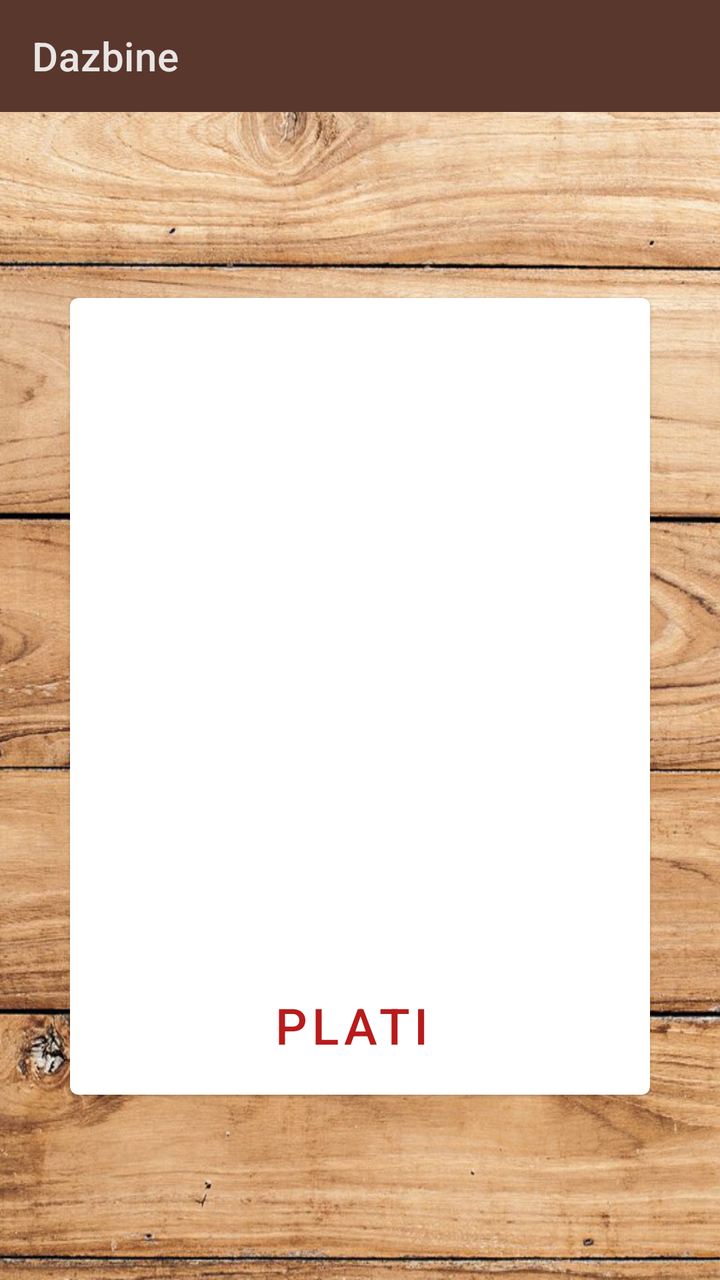
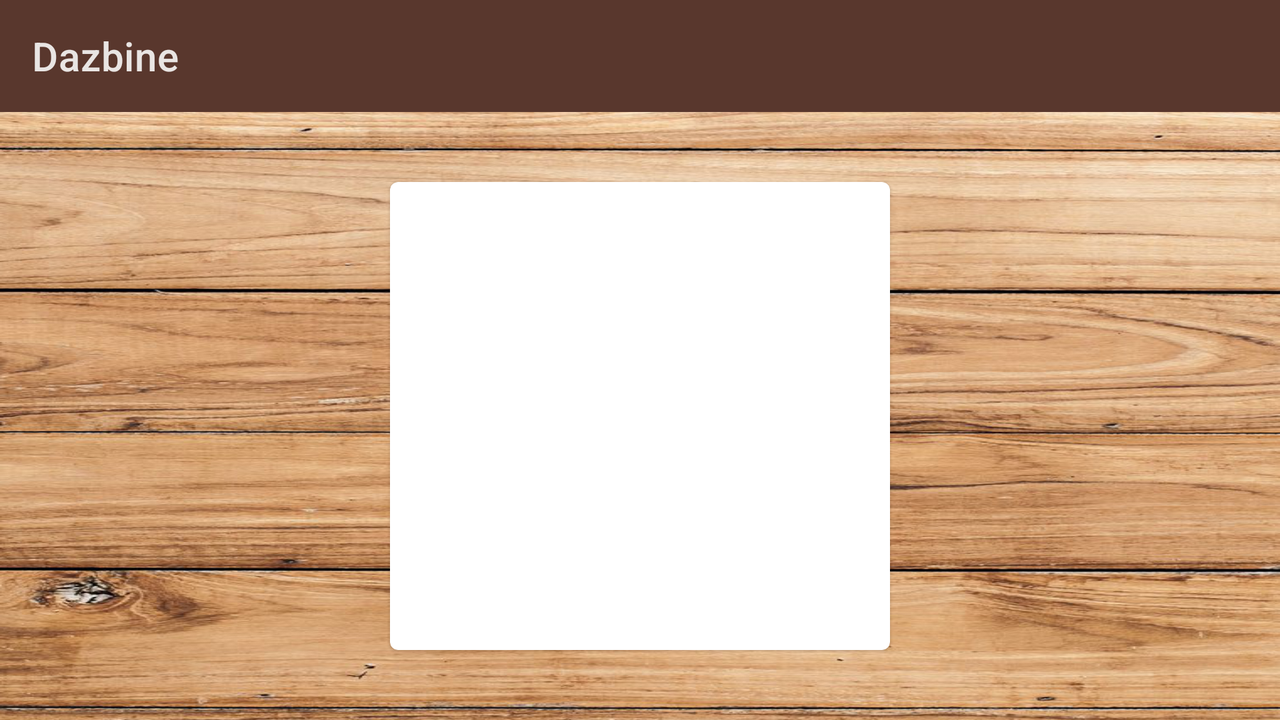

The same Android screen from two of the app's own layout files: first res/layout/ as a phone draws it, then the author's variant for another configuration, drawn on a device whose configuration selects that folder. Both files follow.
<!-- AndroidManifest.xml: application theme Theme.Monopoly -->
<!-- res/layout/fragment_property_pay.xml -->
<?xml version="1.0" encoding="utf-8"?>
<androidx.constraintlayout.widget.ConstraintLayout xmlns:android="http://schemas.android.com/apk/res/android"
    xmlns:tools="http://schemas.android.com/tools"
    android:layout_width="match_parent"
    android:layout_height="match_parent"
    xmlns:app="http://schemas.android.com/apk/res-auto"
    tools:context=".property.PropertyPayFragment"
    android:background="@drawable/backgound"
    >

    <com.google.android.material.appbar.MaterialToolbar
        android:id="@+id/topAppBar"
        android:layout_width="match_parent"
        android:layout_height="?attr/actionBarSize"
        app:title="Dazbine"
        app:navigationIcon="@drawable/outline_arrow_back_24"
        style="@style/Widget.MaterialComponents.Toolbar.Surface"
        android:backgroundTint="#59372D"
        app:layout_constraintTop_toTopOf="parent"
        />

    <com.google.android.material.card.MaterialCardView
        android:id="@+id/card"
        android:layout_width="match_parent"
        android:layout_height="wrap_content"
        android:layout_margin="35dp"
        app:layout_constraintTop_toBottomOf="@id/topAppBar"
        app:layout_constraintBottom_toBottomOf="parent"
        app:cardBackgroundColor="#FFFFFF"
        >

        <LinearLayout
            android:layout_width="match_parent"
            android:layout_height="wrap_content"
            android:orientation="vertical"

            >

            
            <ImageView
                android:id="@+id/posed"
                android:layout_width="match_parent"
                android:layout_height="250dp"
                android:scaleType="fitXY"
                />

            <LinearLayout
                android:layout_width="match_parent"
                android:layout_height="wrap_content"
                android:orientation="vertical"
                android:padding="16dp">



                <LinearLayout
                    android:layout_width="wrap_content"
                    android:layout_height="wrap_content"
                    android:layout_marginTop="25dp"
                    android:layout_gravity="center"
                    >
                    <TextView
                        android:id="@+id/poruka"
                        android:layout_width="wrap_content"
                        android:layout_height="wrap_content"
                        android:textAppearance="?attr/textAppearanceBody1"
                        android:textColor="?android:attr/textColorPrimaryInverse"
                        />

                </LinearLayout>

            </LinearLayout>

            
            <LinearLayout
                android:layout_width="wrap_content"
                android:layout_height="wrap_content"
                android:layout_margin="8dp"
                android:orientation="horizontal"
                android:layout_gravity="center"
                >

                <com.google.android.material.button.MaterialButton
                    android:id="@+id/prodaj"
                    android:layout_width="wrap_content"
                    android:layout_height="wrap_content"
                    android:text="Plati "
                    android:textSize="25sp"
                    style="?attr/borderlessButtonStyle"
                    android:textColor="#B71C1C"
                    />
            </LinearLayout>

        </LinearLayout>

    </com.google.android.material.card.MaterialCardView>



</androidx.constraintlayout.widget.ConstraintLayout>
<!-- resources referenced by this layout -->
<resources>
  <!-- drawable backgound: png bitmap (drawable, 1040275 bytes) -->
  <style name="Theme.Monopoly" parent="Theme.MaterialComponents.NoActionBar">
          
          <item name="colorPrimary">@color/purple_500</item>
          <item name="colorPrimaryVariant">@color/purple_700</item>
          <item name="colorOnPrimary">@color/white</item>
          
          <item name="colorSecondary">@color/teal_200</item>
          <item name="colorSecondaryVariant">@color/teal_700</item>
          <item name="colorOnSecondary">@color/black</item>
          
          <item name="android:statusBarColor" tools:targetApi="l">?attr/colorPrimaryVariant</item>
          
      </style>
  <color name="purple_500">#FF6200EE</color>
  <color name="purple_700">#FF3700B3</color>
  <color name="white">#FFFFFFFF</color>
  <color name="teal_200">#FF03DAC5</color>
  <color name="teal_700">#FF018786</color>
  <color name="black">#FF000000</color>
</resources>
<!-- res/layout-land/fragment_property_pay.xml (the author's variant of the layout above) -->
<!-- drawn on the phone turned sideways -->
<?xml version="1.0" encoding="utf-8"?>
<androidx.constraintlayout.widget.ConstraintLayout xmlns:android="http://schemas.android.com/apk/res/android"
    xmlns:tools="http://schemas.android.com/tools"
    android:layout_width="match_parent"
    android:layout_height="match_parent"
    xmlns:app="http://schemas.android.com/apk/res-auto"
    tools:context=".property.PropertyPayFragment"
    android:background="@drawable/backgound"
    >

    <com.google.android.material.appbar.MaterialToolbar
        android:id="@+id/topAppBar"
        android:layout_width="match_parent"
        android:layout_height="?attr/actionBarSize"
        app:title="Dazbine"
        app:navigationIcon="@drawable/outline_arrow_back_24"
        style="@style/Widget.MaterialComponents.Toolbar.Surface"
        android:backgroundTint="#59372D"
        app:layout_constraintTop_toTopOf="parent"
        />

    <com.google.android.material.card.MaterialCardView
        android:id="@+id/card"
        android:layout_width="250dp"
        android:layout_height="0dp"
        android:layout_margin="35dp"
        app:layout_constraintTop_toBottomOf="@id/topAppBar"
        app:layout_constraintBottom_toBottomOf="parent"
        app:layout_constraintStart_toStartOf="parent"
        app:layout_constraintEnd_toEndOf="parent"
        app:cardBackgroundColor="#FFFFFF"
        >

        <LinearLayout
            android:layout_width="match_parent"
            android:layout_height="wrap_content"
            android:orientation="vertical"

            >

            
            <ImageView
                android:id="@+id/posed"
                android:layout_width="match_parent"
                android:layout_height="250dp"
                android:scaleType="fitXY"
                />

            <LinearLayout
                android:layout_width="match_parent"
                android:layout_height="wrap_content"
                android:orientation="vertical"
                android:padding="16dp">



                <LinearLayout
                    android:layout_width="wrap_content"
                    android:layout_height="wrap_content"
                    android:layout_marginTop="25dp"
                    android:layout_gravity="center"
                    >
                    <TextView
                        android:id="@+id/poruka"
                        android:layout_width="wrap_content"
                        android:layout_height="wrap_content"
                        android:textAppearance="?attr/textAppearanceBody1"
                        android:textColor="?android:attr/textColorPrimaryInverse"
                        />

                </LinearLayout>

            </LinearLayout>

            
            <LinearLayout
                android:layout_width="wrap_content"
                android:layout_height="wrap_content"
                android:layout_margin="8dp"
                android:orientation="horizontal"
                android:layout_gravity="center"
                >

                <com.google.android.material.button.MaterialButton
                    android:id="@+id/prodaj"
                    android:layout_width="wrap_content"
                    android:layout_height="wrap_content"
                    android:text="Plati "
                    android:textSize="25sp"
                    style="?attr/borderlessButtonStyle"
                    android:textColor="#B71C1C"
                    />
            </LinearLayout>

        </LinearLayout>

    </com.google.android.material.card.MaterialCardView>



</androidx.constraintlayout.widget.ConstraintLayout>
